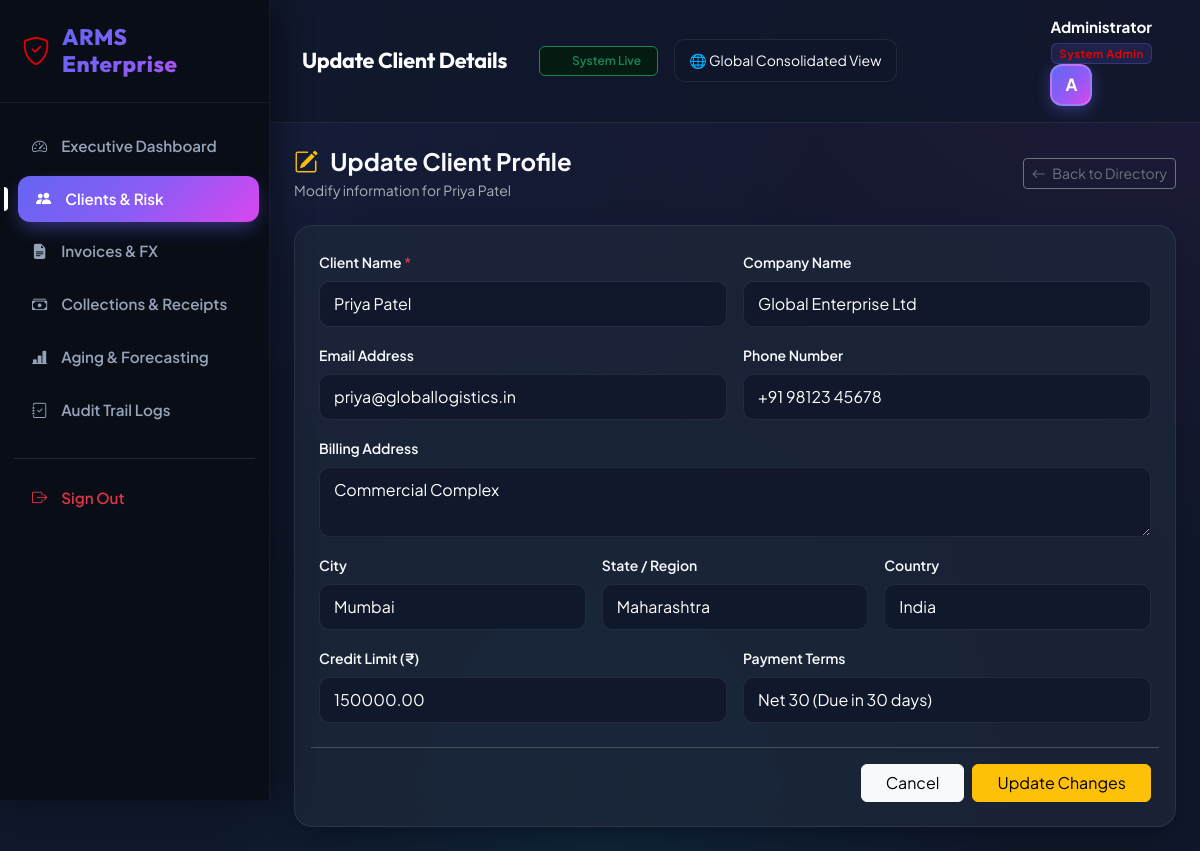
/customers/edit.php?id=4 (signed in), run on the app's committed database.
### tables this page shows
CREATE TABLE customers (
    customer_id INT AUTO_INCREMENT PRIMARY KEY,
    entity_id INT NOT NULL DEFAULT 1,
    customer_name VARCHAR(100) NOT NULL,
    company_name VARCHAR(150),
    email VARCHAR(100),
    phone VARCHAR(20),
    address TEXT,
    city VARCHAR(100),
    state VARCHAR(100),
    country VARCHAR(100),
    currency_code VARCHAR(10) DEFAULT 'INR',
    credit_limit DECIMAL(12,2) DEFAULT 100000.00,
    payment_terms VARCHAR(50) DEFAULT 'Net 30',
    risk_level ENUM('Low','Medium','High') DEFAULT 'Low',
    credit_hold TINYINT(1) DEFAULT 0,  
    created_at TIMESTAMP DEFAULT CURRENT_TIMESTAMP,
    FOREIGN KEY (entity_id) REFERENCES entities(entity_id) ON DELETE CASCADE
);

### customers/edit.php (the view, shortened to what this page needs)
<?php
require_once "../config/database.php";
$id = intval($_GET['id'] ?? 0);
try {
    $stmt = $conn->prepare("SELECT * FROM customers WHERE customer_id = ?");
    $stmt->execute([$id]);
    $customer = $stmt->fetch(PDO::FETCH_ASSOC);
} catch (PDOException $e) {
    die("Database Error: " . $e->getMessage());
}
include "../includes/header.php";
include "../includes/sidebar.php";
?>
<div class="content">
    <?php include "../includes/navbar.php"; ?>
    <div class="container-fluid p-4">
        <div class="d-flex justify-content-between align-items-center mb-4">
            <div>
                <h4 class="fw-bold mb-1"><i class="bi bi-pencil-square text-warning me-2"></i> Update Client Profile</h4>
                <p class="text-muted small mb-0">Modify information for <?= htmlspecialchars($customer['customer_name']) ?></p>
            </div>
            <a href="index.php" class="btn btn-outline-secondary btn-sm">
                <i class="bi bi-arrow-left me-1"></i> Back to Directory
            </a>
        </div>
        <div class="card-custom p-4">
            <form action="edit.php?id=<?= $id ?>" method="POST">
                <div class="row g-3">
                    <div class="col-md-6">
                        <label class="form-label small fw-semibold">Client Name <span class="text-danger">*</span></label>
                        <input type="text" name="customer_name" class="form-control" value="<?= htmlspecialchars($customer['customer_name']) ?>" required>
                    </div>
                    <div class="col-md-6">
                        <label class="form-label small fw-semibold">Company Name</label>
                        <input type="text" name="company_name" class="form-control" value="<?= htmlspecialchars($customer['company_name']) ?>">
                    </div>
                    <div class="col-md-6">
                        <label class="form-label small fw-semibold">Email Address</label>
                        <input type="email" name="email" class="form-control" value="<?= htmlspecialchars($customer['email']) ?>">
                    </div>
                    <div class="col-md-6">
                        <label class="form-label small fw-semibold">Phone Number</label>
                        <input type="text" name="phone" class="form-control" value="<?= htmlspecialchars($customer['phone']) ?>">
                    </div>
                    <div class="col-12">
                        <label class="form-label small fw-semibold">Billing Address</label>
                        <textarea name="address" class="form-control" rows="2"><?= htmlspecialchars($customer['address']) ?></textarea>
                    </div>
                    <div class="col-md-4">
                        <label class="form-label small fw-semibold">City</label>
                        <input type="text" name="city" class="form-control" value="<?= htmlspecialchars($customer['city']) ?>">
                    </div>
                    <div class="col-md-4">
                        <label class="form-label small fw-semibold">State / Region</label>
                        <input type="text" name="state" class="form-control" value="<?= htmlspecialchars($customer['state']) ?>">
                    </div>
                    <div class="col-md-4">
                        <label class="form-label small fw-semibold">Country</label>
                        <input type="text" name="country" class="form-control" value="<?= htmlspecialchars($customer['country']) ?>">
                    </div>
                    <div class="col-md-6">
                        <label class="form-label small fw-semibold">Credit Limit (₹)</label>
                        <input type="number" step="0.01" name="credit_limit" class="form-control" value="<?= htmlspecialchars($customer['credit_limit'] ?? 50000) ?>">
                    </div>
                    <div class="col-md-6">
                        <label class="form-label small fw-semibold">Payment Terms</label>
                        <select name="payment_terms" class="form-select">
                            <option value="Net 30" <?= ($customer['payment_terms'] ?? '') === 'Net 30' ? 'selected' : '' ?>>Net 30 (Due in 30 days)</option>
                        </select>
                    </div>
                    <div class="col-12 mt-4 pt-3 border-top d-flex justify-content-end gap-2">
                        <a href="index.php" class="btn btn-light px-4">Cancel</a>
                        <button type="submit" class="btn btn-warning px-4">Update Changes</button>
                    </div>
                </div>
            </form>
        </div>
    </div>
</div>
<?php include "../includes/footer.php"; ?>

### assets/css/dashboard.css (style rules this page uses)
:root { --primary: #6366f1; --primary-gradient: linear-gradient(135deg, #6366f1 0%, #8b5cf6 50%, #d946ef 100%); --primary-glow: rgba(99, 102, 241, 0.25); --bg-main: #0f172a; --bg-card: rgba(30, 41, 59, 0.7); --bg-card-hover: rgba(30, 41, 59, 0.9); --border-glass: rgba(255, 255, 255, 0.08); --border-highlight: rgba(99, 102, 241, 0.3); --sidebar-bg: #090d16; --sidebar-border: rgba(255, 255, 255, 0.06); --text-main: #f8fafc; --text-muted: #94a3b8; --text-dark: #e2e8f0; --success: #10b981; --success-bg: rgba(16, 185, 129, 0.12); --warning: #f59e0b; --warning-bg: rgba(245, 158, 11, 0.12); --danger: #f43f5e; --danger-bg: rgba(244, 63, 94, 0.12); --info: #06b6d4; --info-bg: rgba(6, 182, 212, 0.12); --shadow-card: 0 10px 30px -10px rgba(0, 0, 0, 0.5), 0 0 15px rgba(99, 102, 241, 0.05); --shadow-hover: 0 20px 40px -15px rgba(99, 102, 241, 0.25), 0 0 25px rgba(168, 85, 247, 0.15); }
body { font-family: 'Plus Jakarta Sans', 'Outfit', sans-serif; background-color: var(--bg-main); background-image: radial-gradient(at 0% 0%, rgba(99, 102, 241, 0.12) 0px, transparent 50%), radial-gradient(at 100% 0%, rgba(217, 70, 239, 0.08) 0px, transparent 50%), radial-gradient(at 50% 100%, rgba(6, 182, 212, 0.08) 0px, transparent 50%); background-attachment: fixed; color: var(--text-main); margin: 0; padding: 0; min-height: 100vh; }
.content { margin-left: 270px; min-height: 100vh; display: flex; flex-direction: column; }
.card-custom { background: var(--bg-card); backdrop-filter: blur(16px); -webkit-backdrop-filter: blur(16px); border: 1px solid var(--border-glass); border-radius: 18px; box-shadow: var(--shadow-card); transition: all 0.3s cubic-bezier(0.4, 0, 0.2, 1); color: var(--text-main); }
.form-control, .form-select { background: rgba(15, 23, 42, 0.8) !important; border: 1px solid var(--border-glass) !important; color: #ffffff !important; border-radius: 10px !important; padding: 10px 14px !important; }

### data on the page
customers: customer_name "Priya Patel", company_name "Global Enterprise Ltd", email "priya@globallogistics.in", phone "+91 98123 45678", address "Commercial Complex", city "Mumbai", state "Maharashtra", country "India", credit_limit "150000.00", payment_terms "Net 30 (Due in 30 days)"

### other printed values
$page_header "Update Client Details"
$user_name "Administrator"
$user_role "System Admin"
$initial "A"
